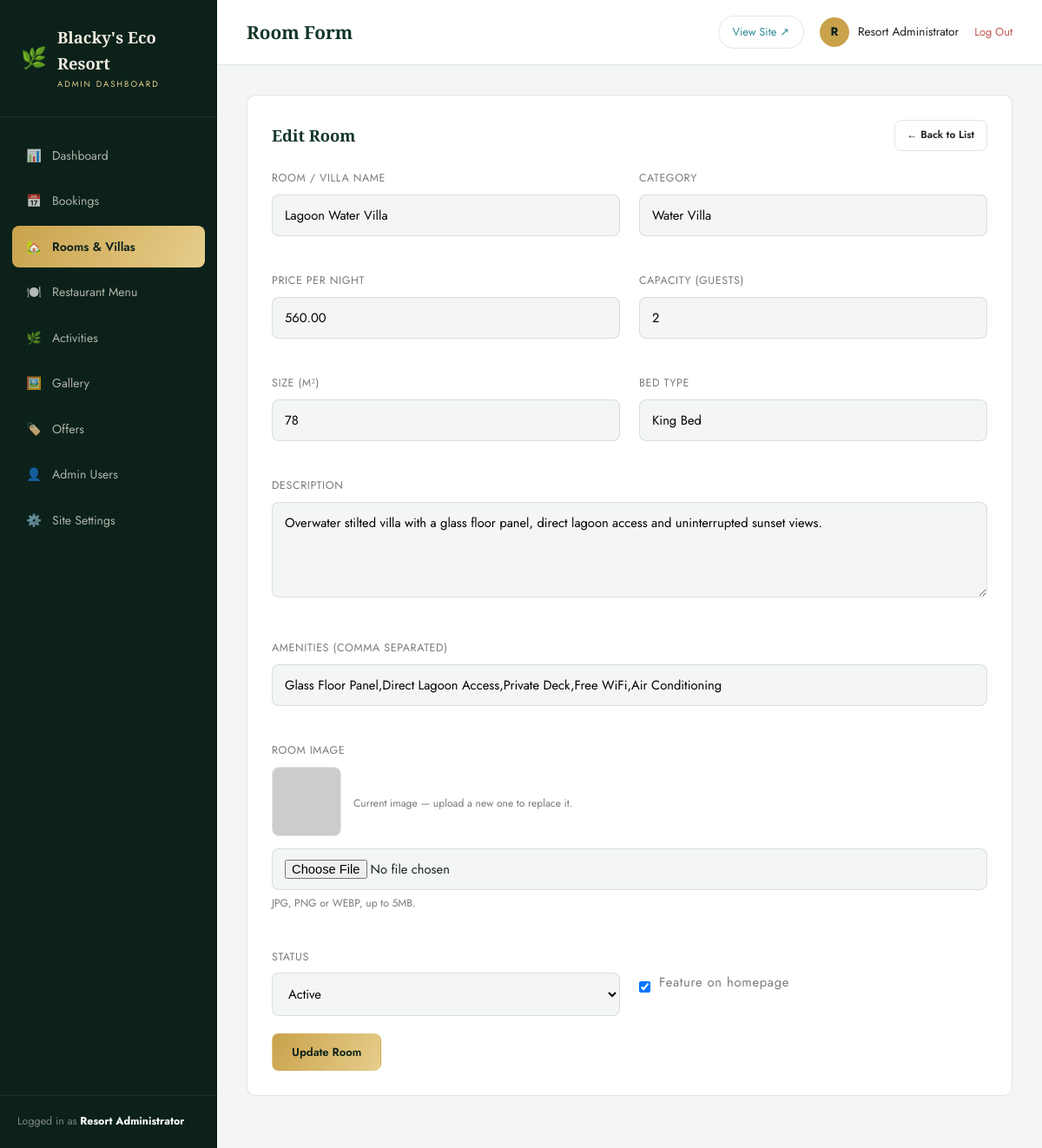
/admin/room_form.php?id=2 (signed in), run on the app's committed database.
### tables this page shows
CREATE TABLE settings (
  id INT PRIMARY KEY DEFAULT 1,
  site_name VARCHAR(150) NOT NULL DEFAULT "Blacky's Eco Resort",
  tagline VARCHAR(255) NOT NULL DEFAULT 'Barefoot Luxury. Untouched Nature.',
  phone VARCHAR(40) DEFAULT '+1 555 200 3000',
  whatsapp_number VARCHAR(40) DEFAULT '15552003000',
  email VARCHAR(150) DEFAULT 'stay@blackysecoresort.com',
  address VARCHAR(255) DEFAULT 'Isla Verde Coastal Reserve, Costa Esmeralda',
  logo VARCHAR(255) DEFAULT '',
  hero_video VARCHAR(255) DEFAULT '',
  facebook VARCHAR(255) DEFAULT '#',
  instagram VARCHAR(255) DEFAULT '#',
  twitter VARCHAR(255) DEFAULT '#',
  latitude DECIMAL(10,7) DEFAULT 9.9280900,
  longitude DECIMAL(10,7) DEFAULT -84.0907400,
  currency VARCHAR(5) NOT NULL DEFAULT '$',
  meta_description VARCHAR(300) DEFAULT "Blacky's Eco Resort — a barefoot-luxury rainforest and lagoon retreat with treehouse villas, overwater suites and farm-to-table dining.",
  meta_keywords VARCHAR(300) DEFAULT 'eco resort, luxury resort, treehouse villa, sustainable travel, rainforest resort',
  updated_at DATETIME NOT NULL DEFAULT CURRENT_TIMESTAMP ON UPDATE CURRENT_TIMESTAMP
);

CREATE TABLE rooms (
  id INT AUTO_INCREMENT PRIMARY KEY,
  name VARCHAR(150) NOT NULL,
  slug VARCHAR(160) NOT NULL UNIQUE,
  category VARCHAR(80) NOT NULL DEFAULT 'Villa',
  description TEXT,
  price_per_night DECIMAL(10,2) NOT NULL DEFAULT 0,
  capacity INT NOT NULL DEFAULT 2,
  size_sqm INT NOT NULL DEFAULT 40,
  bed_type VARCHAR(80) NOT NULL DEFAULT 'King Bed',
  amenities TEXT COMMENT 'comma separated list',
  image VARCHAR(255) NOT NULL,
  gallery_images TEXT COMMENT 'comma separated filenames',
  featured TINYINT(1) NOT NULL DEFAULT 0,
  status ENUM('active','inactive') NOT NULL DEFAULT 'active',
  created_at DATETIME NOT NULL DEFAULT CURRENT_TIMESTAMP,
  updated_at DATETIME NOT NULL DEFAULT CURRENT_TIMESTAMP ON UPDATE CURRENT_TIMESTAMP
);

### includes/functions.php (called while the page is built, shortened)
<?php
require_once __DIR__ . '/db.php';
function e(?string $value): string
{
    return htmlspecialchars((string)$value, ENT_QUOTES, 'UTF-8');
}
function get_settings(): array
{
    static $settings = null;
    if ($settings === null) {
        $pdo = get_pdo();
        $stmt = $pdo->query('SELECT * FROM settings WHERE id = 1 LIMIT 1');
        $settings = $stmt->fetch() ?: [];
    }
    return $settings;
}
function resolve_image(?string $value, string $subfolder): string
{
    if (str_starts_with($value, 'http://') || str_starts_with($value, 'https://')) {
        return $value;
    }
    return UPLOAD_URL . '/' . $subfolder . '/' . $value;
}

### includes/auth.php (called while the page is built, shortened)
<?php
require_once __DIR__ . '/functions.php';
function admin_logged_in(): bool
{
    return !empty($_SESSION['admin_id']);
}
function current_admin(): ?array
{
    static $admin = null;
    if ($admin === null) {
        $stmt = get_pdo()->prepare('SELECT id, name, username, email, role FROM admins WHERE id = :id');
        $stmt->execute(['id' => $_SESSION['admin_id']]);
        $admin = $stmt->fetch();
    }
    return $admin;
}

### includes/db.php (called while the page is built, shortened)
<?php
function get_pdo(): PDO
{
    static $pdo = null;
    if ($pdo === null) {
        $dsn = 'mysql:host=' . DB_HOST . ';dbname=' . DB_NAME . ';charset=' . DB_CHARSET;
        try {
            $pdo = new PDO($dsn, DB_USER, DB_PASS, [
                PDO::ATTR_ERRMODE            => PDO::ERRMODE_EXCEPTION,
                PDO::ATTR_DEFAULT_FETCH_MODE => PDO::FETCH_ASSOC,
                PDO::ATTR_EMULATE_PREPARES   => false,
            ]);
        } catch (PDOException $e) {
            if (APP_DEBUG) {
                die('Database connection failed: ' . htmlspecialchars($e->getMessage()));
            }
            die('We are unable to connect right now. Please try again shortly.');
        }
    }
    return $pdo;
}

### admin/room_form.php (the view, shortened to what this page needs)
<?php
$page_title = 'Room Form';
$active = 'rooms';
require_once __DIR__ . '/includes/admin_header.php';
$pdo = get_pdo();
$id = (int)($_GET['id'] ?? 0);
$room = ['id' => 0, 'name' => '', 'category' => 'Villa', 'description' => '', 'price_per_night' => '', 'capacity' => 2, 'size_sqm' => 40, 'bed_type' => 'King Bed', 'amenities' => '', 'image' => '', 'featured' => 0, 'status' => 'active'];
if ($id) {
    $stmt = $pdo->prepare('SELECT * FROM rooms WHERE id = :id');
    $stmt->execute(['id' => $id]);
    $found = $stmt->fetch();
    if ($found) $room = $found;
}
?>
<div class="panel">
  <div class="panel-head"><h2><?= $id ? 'Edit Room' : 'Add New Room' ?></h2><a href="rooms.php" class="btn btn-outline btn-sm">← Back to List</a></div>
  <form method="post" enctype="multipart/form-data">
    <div class="form-grid">
      <div class="form-group"><label>Room / Villa Name</label><input type="text" name="name" value="<?= e($room['name']) ?>" required></div>
      <div class="form-group"><label>Category</label><input type="text" name="category" value="<?= e($room['category']) ?>" placeholder="Villa, Suite, Bungalow…" required></div>
      <div class="form-group"><label>Price per Night</label><input type="number" step="0.01" min="0" name="price_per_night" value="<?= e((string)$room['price_per_night']) ?>" required></div>
      <div class="form-group"><label>Capacity (Guests)</label><input type="number" min="1" name="capacity" value="<?= (int)$room['capacity'] ?>" required></div>
      <div class="form-group"><label>Size (m²)</label><input type="number" min="1" name="size_sqm" value="<?= (int)$room['size_sqm'] ?>" required></div>
      <div class="form-group"><label>Bed Type</label><input type="text" name="bed_type" value="<?= e($room['bed_type']) ?>" required></div>
      <div class="form-group full"><label>Description</label><textarea name="description" required><?= e($room['description']) ?></textarea></div>
      <div class="form-group full"><label>Amenities (comma separated)</label><input type="text" name="amenities" value="<?= e($room['amenities']) ?>" placeholder="Private Pool, Free WiFi, Ocean View"></div>
      <div class="form-group full">
        <label>Room Image</label>
        <?php if ($room['image']): ?><div class="current-image"><img src="<?= e(resolve_image($room['image'], 'rooms')) ?>" alt=""><span class="form-hint">Current image — upload a new one to replace it.</span></div><?php endif; ?>
        <input type="file" name="image" accept="image/jpeg,image/png,image/webp">
        <p class="form-hint">JPG, PNG or WEBP, up to 5MB.</p>
      </div>
      <div class="form-group"><label>Status</label>
        <select name="status"><option value="active" <?= $room['status'] === 'active' ? 'selected' : '' ?>>Active</option><option value="inactive" <?= $room['status'] === 'inactive' ? 'selected' : '' ?>>Inactive</option></select>
      </div>
      <div class="form-group">
        <label>&nbsp;</label>
        <div class="checkbox-row"><input type="checkbox" id="featured" name="featured" <?= $room['featured'] ? 'checked' : '' ?>><label for="featured" style="text-transform:none; font-size:.92rem;">Feature on homepage</label></div>
      </div>
    </div>
    <button type="submit" class="btn btn-gold"><?= $id ? 'Update Room' : 'Create Room' ?></button>
  </form>
</div>
<?php require_once __DIR__ . '/includes/admin_footer.php'; ?>

### admin/includes/admin_header.php (shortened to what this page needs)
<?php
require_once __DIR__ . '/../../includes/functions.php';
require_once __DIR__ . '/../../includes/auth.php';
$admin = current_admin();
$settings = get_settings();
$active = $active ?? '';
$page_title = ($page_title ?? 'Dashboard') . ' | Admin';
$navItems = [
    ['dashboard', 'dashboard.php', '📊', 'Dashboard'],
    ['bookings', 'bookings.php', '📅', 'Bookings'],
    ['rooms', 'rooms.php', '🏡', 'Rooms & Villas'],
    ['menu', 'menu.php', '🍽️', 'Restaurant Menu'],
    ['activities', 'activities.php', '🌿', 'Activities'],
    ['gallery', 'gallery.php', '🖼️', 'Gallery'],
    ['offers', 'offers.php', '🏷️', 'Offers'],
    ['users', 'users.php', '👤', 'Admin Users'],
    ['settings', 'settings.php', '⚙️', 'Site Settings'],
];
?>
<!DOCTYPE html>
<html lang="en">
<head>
<link rel="stylesheet" href="assets/css/admin.css">
</head>
<body>
<div class="app-shell">
  <aside class="sidebar" id="sidebar">
    <div class="sidebar-brand">
      <span class="leaf">🌿</span>
      <div><b><?= e($settings['site_name'] ?? "Blacky's Eco Resort") ?></b><small>Admin Dashboard</small></div>
    </div>
    <nav class="sidebar-nav">
      <?php foreach ($navItems as [$key, $href, $icon, $label]): ?>
        <a href="<?= $href ?>" class="<?= $active === $key ? 'active' : '' ?>"><span class="nav-icon"><?= $icon ?></span> <?= e($label) ?></a>
      <?php endforeach; ?>
    </nav>
    <div class="sidebar-foot">Logged in as <b style="color:#fff;"><?= e($admin['name'] ?? '') ?></b></div>
  </aside>
  <div class="main">
    <header class="topbar">
      <div style="display:flex; align-items:center; gap:16px;">
        <h1><?= e(strtok($page_title, '|')) ?></h1>
      </div>
      <div class="topbar-right">
        <a href="../index.php" target="_blank" class="view-site-link">View Site ↗</a>
        <div class="admin-chip">
          <div class="avatar"><?= e(strtoupper(substr($admin['name'] ?? 'A', 0, 1))) ?></div>
          <span><?= e($admin['name'] ?? '') ?></span>
        </div>
        <a href="logout.php" class="logout-link">Log Out</a>
      </div>
    </header>
    <div class="content">

### data on the page
settings: site_name "Blacky's Eco Resort"
rooms: name "Lagoon Water Villa", category "Water Villa", price_per_night "560.00", capacity "2", size_sqm "78", bed_type "King Bed", description "Overwater stilted villa with a glass floor panel, direct lagoon access and uninterrupted sunset views.", amenities "Glass Floor Panel,Direct Lagoon Access,Private Deck,Free WiFi,Air Conditioning", status "Active", featured "☑"

### other printed values
$icon "📊"
$label "Dashboard"
$icon "📅"
$label "Bookings"
$icon "🏡"
$label "Rooms & Villas"
$icon "🍽️"
$label "Restaurant Menu"
$icon "🌿"
$label "Activities"
$icon "🖼️"
$label "Gallery"
$icon "🏷️"
$label "Offers"
$icon "👤"
